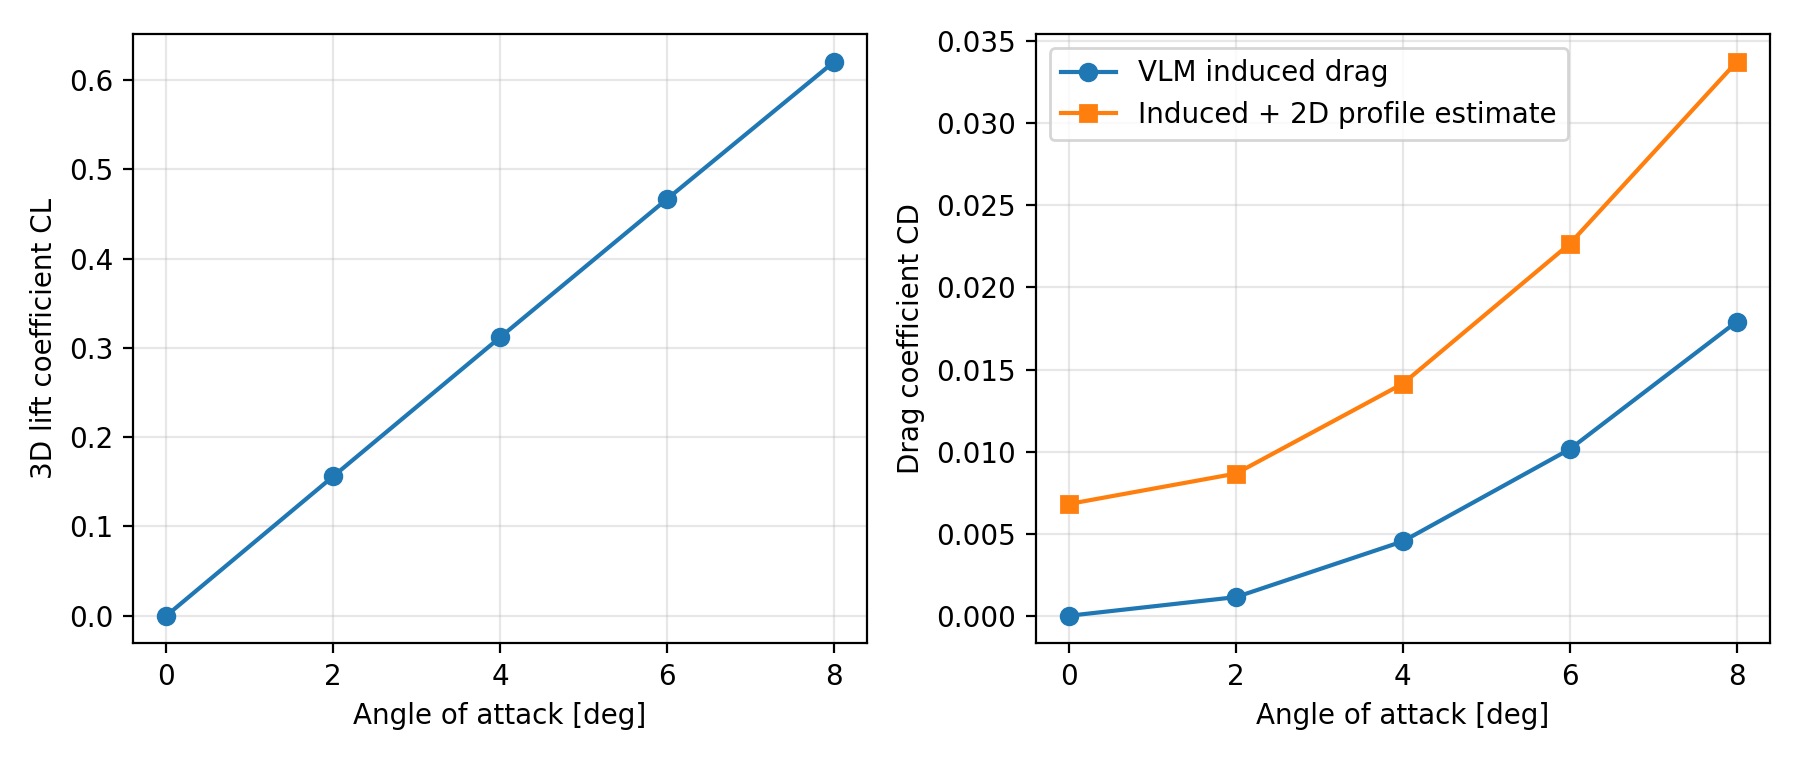

The script that saved this image:
"""
Walkthrough: a rectangular wing analyzed with AeroSandbox VLM.

This is a deliberately small, visualizable test case for understanding how
AeroSandbox turns engineering inputs into a low-order aerodynamic simulation.

Important: this is not RANS CFD. VortexLatticeMethod is an inviscid potential-
flow method. It solves for vortex strengths on wing panels, captures finite-wing
lift and induced drag, and ignores viscous profile drag. In this example, we add
a simple 2D NeuralFoil section-drag estimate to show how AeroSandbox can combine
3D low-order aerodynamics with 2D viscous surrogate data.

Run from the repository root:

    .venv-aerosandbox/bin/python examples/rectangular_wing_vlm_walkthrough.py
"""

from pathlib import Path

import matplotlib.pyplot as plt
import numpy as onp

import aerosandbox as asb


def scalar(value):
    """Convert AeroSandbox/NumPy scalar-like values to a Python float."""
    return float(onp.ravel(value)[0])


def build_rectangular_wing():
    airfoil = asb.Airfoil("naca0012")

    chord = 0.30  # m
    half_span = 1.00  # m; symmetric=True mirrors this to a 2.0 m full span

    airplane = asb.Airplane(
        name="NACA0012 Rectangular Wing",
        xyz_ref=[0.25 * chord, 0, 0],  # moment reference at quarter chord
        wings=[
            asb.Wing(
                name="Main Wing",
                symmetric=True,
                xsecs=[
                    asb.WingXSec(
                        xyz_le=[0, 0, 0],
                        chord=chord,
                        twist=0,
                        airfoil=airfoil,
                    ),
                    asb.WingXSec(
                        xyz_le=[0, half_span, 0],
                        chord=chord,
                        twist=0,
                        airfoil=airfoil,
                    ),
                ],
            )
        ],
    )

    return airplane, airfoil, chord


def main():
    airplane, airfoil, chord = build_rectangular_wing()

    velocity = 20.0  # m/s
    altitude = 0.0  # m
    alphas = [0, 2, 4, 6, 8]  # degrees

    atmosphere = asb.Atmosphere(altitude=altitude)
    rho = scalar(atmosphere.density())
    mu = scalar(atmosphere.dynamic_viscosity())
    speed_of_sound = scalar(atmosphere.speed_of_sound())
    q = 0.5 * rho * velocity**2
    Re = rho * velocity * chord / mu
    mach = velocity / speed_of_sound

    spanwise_resolution = 12
    chordwise_resolution = 6

    print("\nInput geometry")
    print("--------------")
    print(f"airfoil                 : NACA0012")
    print(f"full span b_ref          : {airplane.b_ref:.3f} m")
    print(f"reference area S_ref     : {airplane.s_ref:.3f} m^2")
    print(f"reference chord c_ref    : {airplane.c_ref:.3f} m")
    print(f"aspect ratio AR          : {airplane.b_ref**2 / airplane.s_ref:.3f}")

    print("\nInput flight condition")
    print("----------------------")
    print(f"velocity                 : {velocity:.3f} m/s")
    print(f"altitude                 : {altitude:.3f} m")
    print(f"air density rho          : {rho:.4f} kg/m^3")
    print(f"dynamic pressure q       : {q:.3f} Pa")
    print(f"section Reynolds number  : {Re:.3e}")
    print(f"Mach number              : {mach:.4f}")

    results = []
    first_analysis = None

    for alpha in alphas:
        op_point = asb.OperatingPoint(
            atmosphere=atmosphere,
            velocity=velocity,
            alpha=alpha,
        )

        analysis = asb.VortexLatticeMethod(
            airplane=airplane,
            op_point=op_point,
            spanwise_resolution=spanwise_resolution,
            chordwise_resolution=chordwise_resolution,
        )
        vlm = analysis.run()
        if first_analysis is None:
            first_analysis = analysis

        section_aero = airfoil.get_aero_from_neuralfoil(
            alpha=alpha,
            Re=Re,
            mach=mach,
            model_size="large",
        )

        cd_induced = scalar(vlm["CD"])
        cd_profile = scalar(section_aero["CD"])
        cd_total_estimate = cd_induced + cd_profile

        results.append(
            {
                "alpha": alpha,
                "CL_3D": scalar(vlm["CL"]),
                "CDi_VLM": cd_induced,
                "CDp_2D_NeuralFoil": cd_profile,
                "CD_total_est": cd_total_estimate,
                "Cm_3D": scalar(vlm["Cm"]),
                "L_N": scalar(vlm["L"]),
                "D_induced_N": scalar(vlm["D"]),
                "D_total_est_N": q * airplane.s_ref * cd_total_estimate,
                "section_confidence": scalar(section_aero["analysis_confidence"]),
            }
        )

    print("\nDiscretization used by VLM")
    print("--------------------------")
    print(f"spanwise panels per half wing : {spanwise_resolution}")
    print(f"chordwise panels              : {chordwise_resolution}")
    print(f"total VLM panels solved       : {len(first_analysis.vortex_centers)}")

    print("\nAlpha sweep results")
    print("-------------------")
    print(
        "alpha  CL_3D   CDi_VLM  CDp_2D   CD_total  Cm_3D   L[N]    D_total[N]  NF_conf"
    )
    for r in results:
        print(
            f"{r['alpha']:>5.1f}"
            f"  {r['CL_3D']:>6.3f}"
            f"  {r['CDi_VLM']:>7.4f}"
            f"  {r['CDp_2D_NeuralFoil']:>7.4f}"
            f"  {r['CD_total_est']:>8.4f}"
            f"  {r['Cm_3D']:>6.3f}"
            f"  {r['L_N']:>6.1f}"
            f"  {r['D_total_est_N']:>10.2f}"
            f"  {r['section_confidence']:>7.3f}"
        )

    output_dir = Path(__file__).parent
    figure_path = output_dir / "rectangular_wing_vlm_walkthrough.png"

    fig, axes = plt.subplots(1, 2, figsize=(9, 3.8))
    axes[0].plot([r["alpha"] for r in results], [r["CL_3D"] for r in results], "o-")
    axes[0].set_xlabel("Angle of attack [deg]")
    axes[0].set_ylabel("3D lift coefficient CL")
    axes[0].grid(True, alpha=0.3)

    axes[1].plot(
        [r["alpha"] for r in results],
        [r["CDi_VLM"] for r in results],
        "o-",
        label="VLM induced drag",
    )
    axes[1].plot(
        [r["alpha"] for r in results],
        [r["CD_total_est"] for r in results],
        "s-",
        label="Induced + 2D profile estimate",
    )
    axes[1].set_xlabel("Angle of attack [deg]")
    axes[1].set_ylabel("Drag coefficient CD")
    axes[1].grid(True, alpha=0.3)
    axes[1].legend()

    fig.tight_layout()
    fig.savefig(figure_path, dpi=200)
    print(f"\nSaved plot: {figure_path}")


if __name__ == "__main__":
    main()
